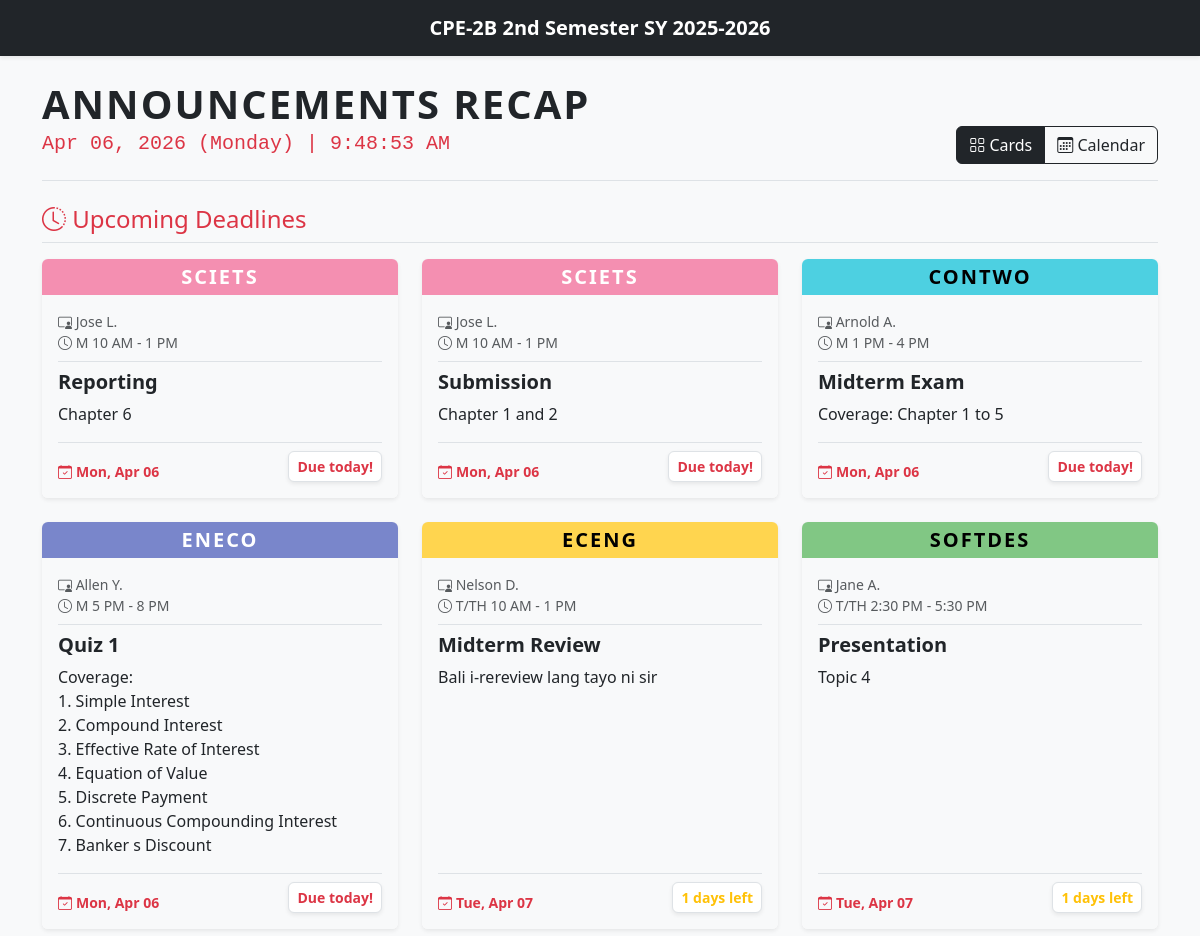
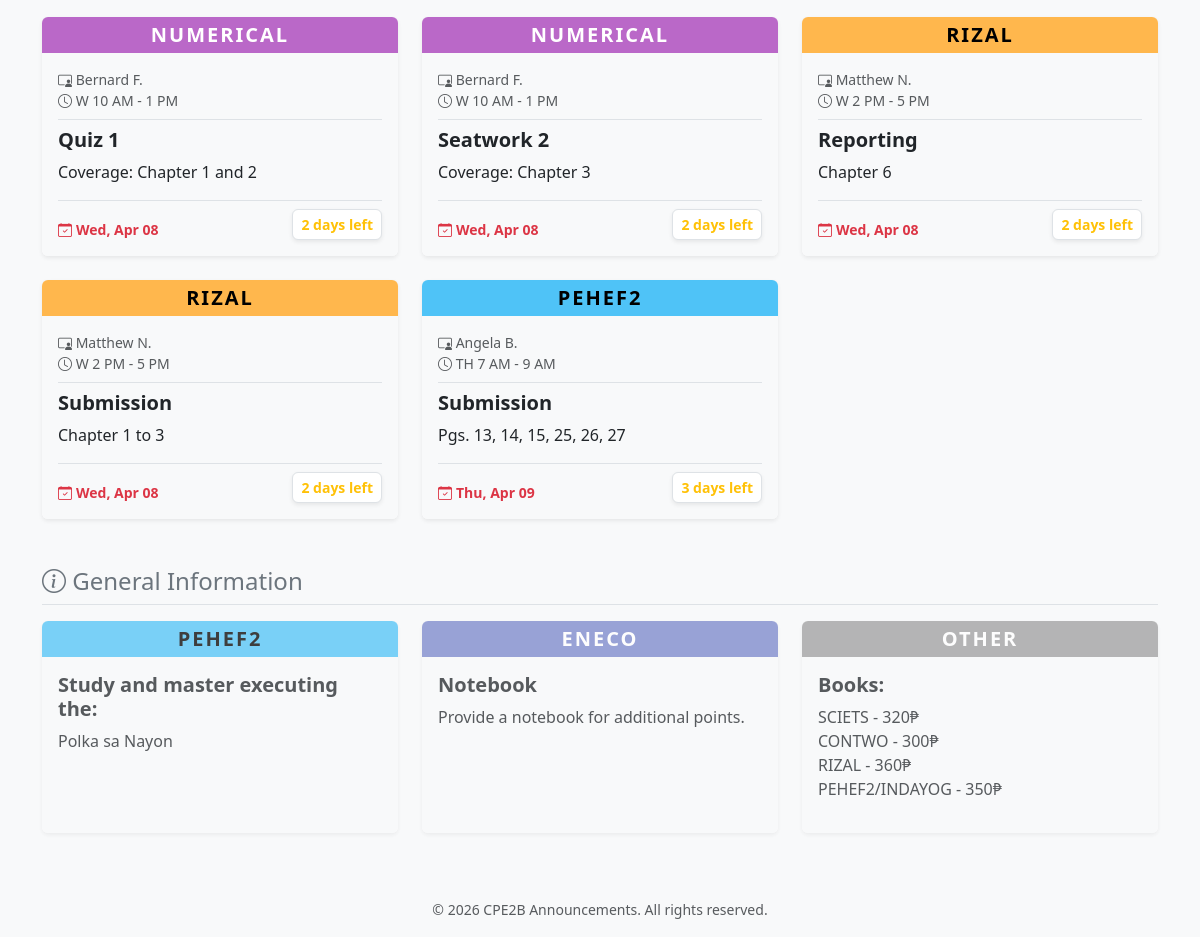
Before: / with the older database file (2 pictures, top to bottom).
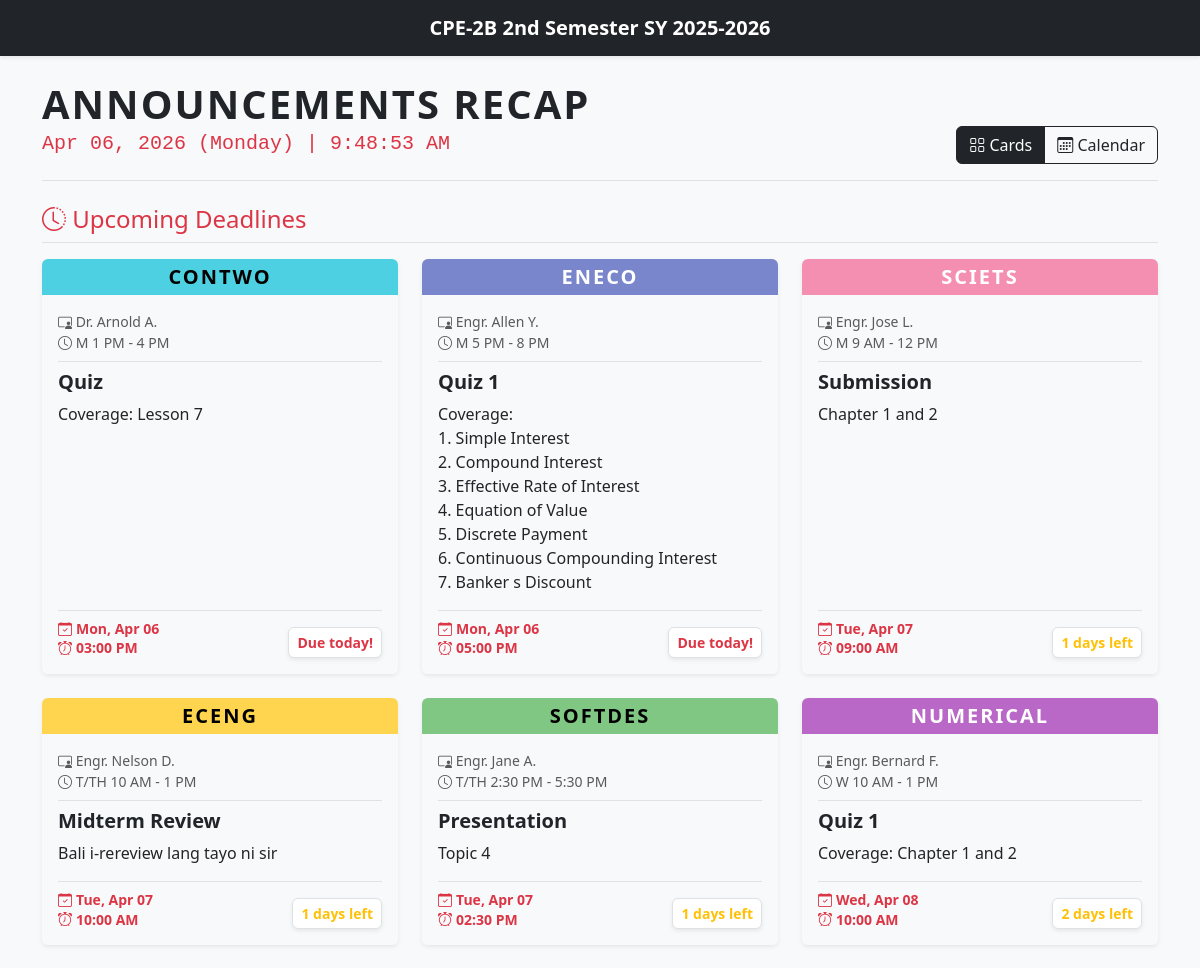
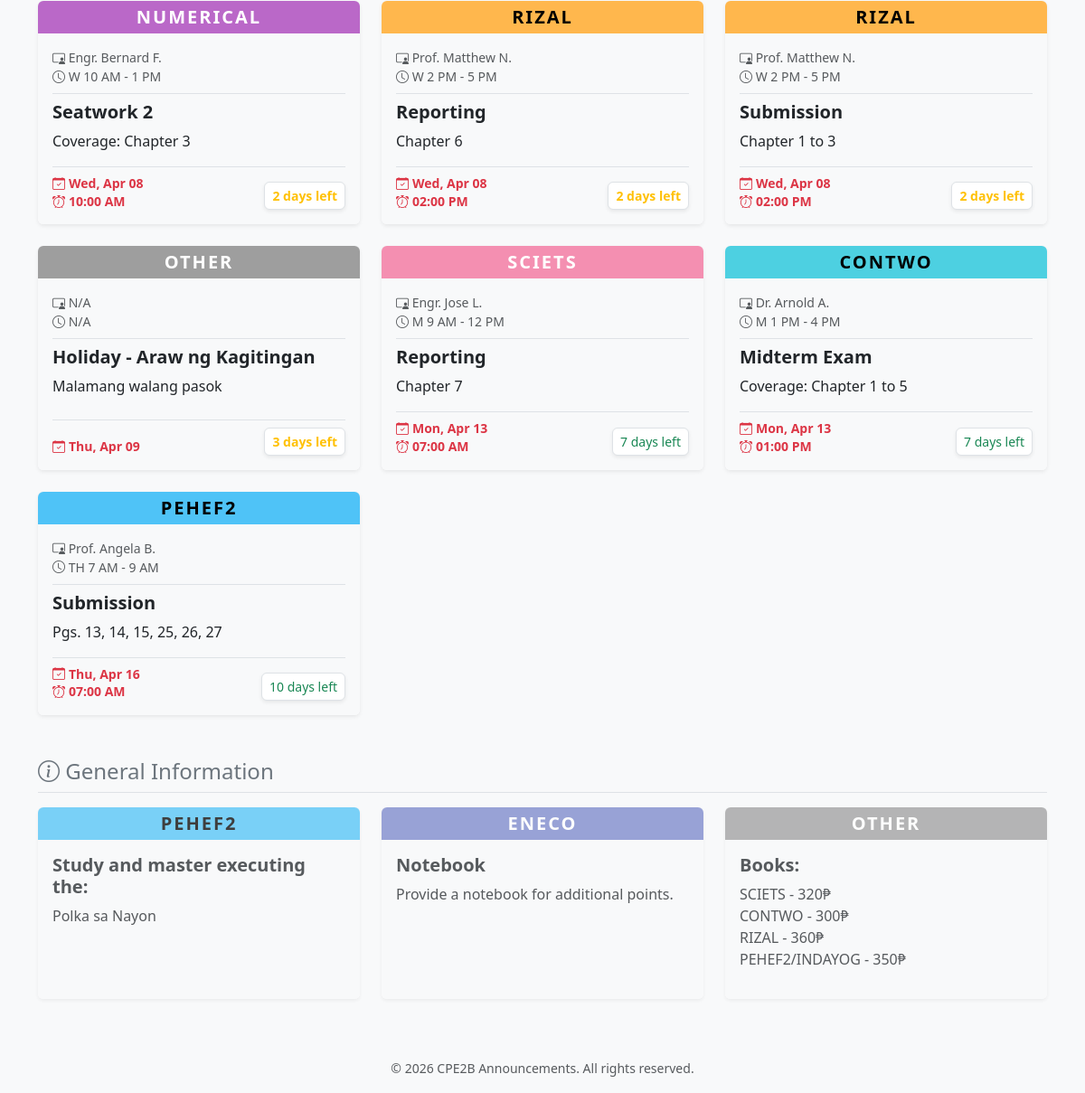
After: the same page with the newer database file (2 pictures, top to bottom).
### tables this page shows
CREATE TABLE IF NOT EXISTS `tbl_announcements` (
  `id` int NOT NULL AUTO_INCREMENT,
  `admin_id` int DEFAULT NULL,
  `subject_id` int DEFAULT NULL,
  `title` varchar(100) NOT NULL,
  `content` text NOT NULL,
  `due_date` date DEFAULT NULL,
  `due_time` time DEFAULT NULL,
  `end_date` date DEFAULT NULL,
  `status` enum('active','archived') DEFAULT 'active',
  `created_at` timestamp NULL DEFAULT CURRENT_TIMESTAMP,
  `updated_at` timestamp NULL DEFAULT CURRENT_TIMESTAMP ON UPDATE CURRENT_TIMESTAMP,
  PRIMARY KEY (`id`),
  KEY `admin_id` (`admin_id`),
  KEY `subject_id` (`subject_id`),
  KEY `idx_due_date` (`due_date`),
  KEY `idx_subject_status` (`subject_id`,`status`),
  CONSTRAINT `tbl_announcements_ibfk_1` FOREIGN KEY (`admin_id`) REFERENCES `tbl_admins` (`id`) ON DELETE SET NULL,
  CONSTRAINT `tbl_announcements_ibfk_2` FOREIGN KEY (`subject_id`) REFERENCES `tbl_subjects` (`id`) ON DELETE CASCADE
);

CREATE TABLE IF NOT EXISTS `tbl_subjects` (
  `id` int NOT NULL AUTO_INCREMENT,
  `code` varchar(20) NOT NULL,
  `name` varchar(100) NOT NULL,
  `professor` varchar(100) DEFAULT NULL,
  `schedule` varchar(100) DEFAULT NULL,
  `color_theme` varchar(50) DEFAULT 'bg-other',
  `status` enum('active','archived') DEFAULT 'active',
  `created_at` timestamp NULL DEFAULT CURRENT_TIMESTAMP,
  PRIMARY KEY (`id`)
);

### includes/helpers.php (called while the page is built, shortened)
<?php
function e($string)
{
    return htmlspecialchars($string ?? '', ENT_QUOTES, 'UTF-8');
}
function parseScheduleTime($schedule)
{
    if (preg_match('/(\d{1,2}(:\d{2})?\s*[AP]M)/i', $schedule, $matches)) {
        return strtotime($matches[1]);
    }
    return 9999999999;
}
function getActiveAnnouncements($pdo)
{
    $announcements = $pdo->query("SELECT a.*, s.code, s.name, s.professor, s.schedule, s.color_theme
                        FROM tbl_announcements a
                        LEFT JOIN tbl_subjects s ON a.subject_id = s.id
                        WHERE a.status = 'active' ORDER BY ISNULL(a.due_date), a.due_date ASC")->fetchAll();
    usort($announcements, function ($a, $b) {
        if ($a['due_date'] !== $b['due_date']) return 0;
        $timeA = parseScheduleTime($a['schedule']);
        $timeB = parseScheduleTime($b['schedule']);
        if ($timeA !== $timeB) return $timeA <=> $timeB;
        return strcmp($a['code'], $b['code']);
    });
    return $announcements;
}
function getDaysLeft(string $dueDate): array
{
    $today = new DateTime('today', new DateTimeZone('Asia/Manila'));
    $due   = new DateTime($dueDate, new DateTimeZone('Asia/Manila'));
    $diff  = (int) $today->diff($due)->format('%r%a');
    if ($diff > 3)       return ['label' => "{$diff} days left",  'class' => 'text-success'];
    if ($diff > 0)       return ['label' => "{$diff} days left",  'class' => 'text-warning fw-bold'];
    if ($diff === 0)     return ['label' => 'Due today!',         'class' => 'text-danger fw-bold'];
    return               ['label' => abs($diff) . 'd overdue',    'class' => 'text-danger text-decoration-line-through'];
}

### public/index.php (the view, shortened to what this page needs)
<?php
require_once __DIR__ . '/../includes/db.php';
require_once __DIR__ . '/../includes/helpers.php';
$announcements = getActiveAnnouncements($pdo);
$upcomingDeadlines = array_filter($announcements, fn($a) => !empty($a['due_date']));
$generalInfo = array_filter($announcements, fn($a) => empty($a['due_date']));
include __DIR__ . '/../includes/header.php';
?>
<div class="d-flex flex-column flex-md-row justify-content-between align-items-center align-items-md-end mb-4 mt-3 border-bottom pb-3 text-center text-md-start">
    <div class="mb-3 mb-md-0">
        <h1 class="display-6 fw-bold text-uppercase mb-0" style="letter-spacing: 2px;">Announcements Recap</h1>
        <h5 class="text-danger font-monospace mt-1">
            <?= date('M d, Y (l)') ?> | <span id="liveClock"><?= date('h:i:s A') ?></span>
        </h5>
    </div>
    <div class="btn-group" role="group">
        <button class="btn btn-outline-dark active" id="btn-card" onclick="toggleView('card')"><i class="bi bi-grid"></i> Cards</button>
        <button class="btn btn-outline-dark" id="btn-calendar" onclick="toggleView('calendar')"><i class="bi bi-calendar3"></i> Calendar</button>
    </div>
</div>
<div id="view-card">
    <h4 class="text-danger mb-3 border-bottom pb-2"><i class="bi bi-clock-history"></i> Upcoming Deadlines</h4>
    <div class="row row-cols-1 row-cols-md-2 row-cols-lg-3 g-4 mb-5">
        <?php foreach ($upcomingDeadlines as $row): ?>
            <?php $timeStatus = getDaysLeft($row['due_date']); ?>
            <div class="col">
                <div class="card h-100 shadow-sm border-0 announcement-card">
                    <div class="card-header border-0 text-center p-0">
                        <span class='badge w-100 py-2 fs-5 <?= e($row['color_theme']) ?>' style="border-radius: 6px 6px 0 0; letter-spacing: 2px;">
                            <?= e($row['code']) ?>
                        </span>
                    </div>
                    <div class="card-body pt-3 bg-light rounded-bottom d-flex flex-column">
                        <div class="text-muted small mb-2 border-bottom pb-2">
                            <i class="bi bi-person-video3"></i> <?= e($row['professor']) ?> <br>
                            <i class="bi bi-clock"></i> <?= e($row['schedule']) ?>
                        </div>
                        <h5 class="card-title fw-bold text-dark"><?= e($row['title']) ?></h5>
                        <div class="card-text mb-3 flex-grow-1"><?= nl2br(e($row['content'])) ?></div>
                        <div class="mt-auto pt-2 border-top d-flex justify-content-between align-items-end">
                            <div class="text-danger fw-bold small" style="line-height: 1.4;">
                                <?php if ($row['end_date']): ?>
                                    <div>
                                        <i class="bi bi-calendar-check me-1"></i><?= date('M d', strtotime($row['due_date'])) ?> - <?= date('M d, Y', strtotime($row['end_date'])) ?>
                                    </div>
                                <?php else: ?>
                                    <div>
                                        <i class="bi bi-calendar-check me-1"></i><?= date('D, M d', strtotime($row['due_date'])) ?>
                                    </div>
                                    <?php if (!empty($row['due_time'])): ?>
                                        <div>
                                            <i class="bi bi-alarm me-1"></i><?= date('h:i A', strtotime($row['due_time'])) ?>
                                        </div>
                                    <?php endif; ?>
                                <?php endif; ?>
                            </div>
                            <span class="small <?= $timeStatus['class'] ?> bg-white px-2 py-1 rounded border shadow-sm">
                                <?= $timeStatus['label'] ?>
                            </span>
                        </div>
                    </div>
                </div>
            </div>
        <?php endforeach; ?>
    </div>
    <h4 class="text-secondary mb-3 border-bottom pb-2"><i class="bi bi-info-circle"></i> General Information</h4>
    <div class="row row-cols-1 row-cols-md-2 row-cols-lg-3 g-4">
        <?php foreach ($generalInfo as $row): ?>
            <div class="col">
                <div class="card h-100 shadow-sm border-0 announcement-card opacity-75">
                    <div class="card-header border-0 text-center p-0">
                        <span class='badge w-100 py-2 fs-5 <?= e($row['color_theme']) ?>' style="border-radius: 6px 6px 0 0; letter-spacing: 2px;"><?= e($row['code']) ?></span>
                    </div>
                    <div class="card-body pt-3 bg-light rounded-bottom d-flex flex-column">
                        <h5 class="card-title fw-bold text-dark"><?= e($row['title']) ?></h5>
                        <div class="card-text mb-3 flex-grow-1"><?= nl2br(e($row['content'])) ?></div>
                    </div>
                </div>
            </div>
        <?php endforeach; ?>
    </div>
</div>
<?php include __DIR__ . '/../includes/footer.php'; ?>

### includes/header.php (shortened to what this page needs)
<?php
$isAdmin = isset($_SESSION['admin_id']);
?>
<!DOCTYPE html>
<html lang="en">
<head>
    <link href="https://cdn.jsdelivr.net/npm/bootstrap@5.3.0/dist/css/bootstrap.min.css" rel="stylesheet">
    <link rel="stylesheet" href="https://cdn.jsdelivr.net/npm/bootstrap-icons@1.10.5/font/bootstrap-icons.css">
    <link rel="stylesheet" href="/assets/css/style.css">
</head>
<body class="bg-light">
    <nav class="navbar navbar-expand-lg navbar-dark bg-dark mb-4 shadow-sm">
        <div class="container">
            <?php if ($isAdmin): ?>
                <a class="navbar-brand fw-bold" href="/admin/index.php"><i class="bi bi-shield-lock"></i> Admin Dashboard</a>
                <button class="navbar-toggler" type="button" data-bs-toggle="collapse" data-bs-target="#navbarNav">
                    <span class="navbar-toggler-icon"></span>
                </button>
                <div class="collapse navbar-collapse" id="navbarNav">
                    <ul class="navbar-nav ms-auto">
                        <li class="nav-item"><a class="nav-link" href="/public/index.php">Portal</a></li>
                        <li class="nav-item"><a class="nav-link" href="/admin/index.php">Announcements</a></li>
                        <li class="nav-item"><a class="nav-link" href="/admin/subjects.php">Subjects</a></li>
                        <li class="nav-item"><a class="nav-link" href="/admin/history.php">Audit Log</a></li>
                        <li class="nav-item ms-lg-3"><a class="nav-link text-danger fw-bold" href="/auth/logout.php">Logout</a></li>
                    </ul>
                </div>
            <?php else: ?>
                <a class="navbar-brand fw-bold mx-auto" href="/">CPE-2B 2nd Semester SY 2025-2026</a>
            <?php endif; ?>
        </div>
    </nav>
    <div class="container pb-5">
        <?php require_once __DIR__ . '/helpers.php';
        displayFlash(); ?>

### includes/footer.php (shortened to what this page needs)
</div>
<footer class="text-center py-3 text-muted mt-auto">
    <small>&copy; <?= date('Y') ?> <?= APP_NAME ?>. All rights reserved.</small>
</footer>
</body>
</html>

### assets/css/style.css (style rules this page uses)
body { background-color: #f8f9fa; font-family: "Segoe UI", Tahoma, Geneva, Verdana, sans-serif; }
.announcement-card { transition: transform 0.2s; }
.bg-sciets { background-color: #f48fb1 !important; color: #fff !important; }
.bg-contwo { background-color: #4dd0e1 !important; color: #000 !important; }
.bg-eneco { background-color: #7986cb !important; color: #fff !important; }
.bg-eceng { background-color: #ffd54f !important; color: #000 !important; }
.bg-softdes { background-color: #81c784 !important; color: #000 !important; }
.bg-numerical { background-color: #ba68c8 !important; color: #fff !important; }
.bg-rizal { background-color: #ffb74d !important; color: #000 !important; }
.bg-pehef2 { background-color: #4fc3f7 !important; color: #000 !important; }
.bg-other { background-color: #9e9e9e !important; color: #fff !important; }

Changed rows visible on the page:
added tbl_announcements: subject.code "CONTWO", subject.professor "Dr. Arnold A.", subject.schedule "M 1 PM - 4 PM", title "Quiz", content "Coverage: Lesson 7", due_date "Mon, Apr 06", due_time "03:00 PM", due_date "Due today!", shown under "Upcoming Deadlines"
changed tbl_announcements "M 5 PM - 8 PM": subject.professor "Allen Y." → "Engr. Allen Y."; due_time (not shown) → "05:00 PM"; moves up the list
changed tbl_announcements "Chapter 1 and 2": subject.professor "Jose L." → "Engr. Jose L."; subject.schedule "M 10 AM - 1 PM" → "M 9 AM - 12 PM"; due_date "Mon, Apr 06" → "Tue, Apr 07"; due_time (not shown) → "09:00 AM"; due_date "Due today!" → "1 days left"
changed tbl_announcements "Midterm Review": subject.professor "Nelson D." → "Engr. Nelson D."; due_time (not shown) → "10:00 AM"
changed tbl_announcements "Presentation": subject.professor "Jane A." → "Engr. Jane A."; due_time (not shown) → "02:30 PM"
changed tbl_announcements "Coverage: Chapter 1 and 2": subject.professor "Bernard F." → "Engr. Bernard F."; due_time (not shown) → "10:00 AM"
changed tbl_announcements "Seatwork 2": subject.professor "Bernard F." → "Engr. Bernard F."; due_time (not shown) → "10:00 AM"
changed tbl_announcements "Chapter 6": subject.professor "Matthew N." → "Prof. Matthew N."; due_time (not shown) → "02:00 PM"
changed tbl_announcements "Chapter 1 to 3": subject.professor "Matthew N." → "Prof. Matthew N."; due_time (not shown) → "02:00 PM"
added tbl_announcements: subject.code "OTHER", subject.professor "N/A", subject.schedule "N/A", title "Holiday - Araw ng Kagitingan", content "Malamang walang pasok", due_date "Thu, Apr 09", due_date "3 days left", shown under "Upcoming Deadlines"
changed tbl_announcements: subject.professor "Jose L." → "Engr. Jose L."; subject.schedule "M 10 AM - 1 PM" → "M 9 AM - 12 PM"; content "Chapter 6" → "Chapter 7"; due_date "Mon, Apr 06" → "Mon, Apr 13"; due_time (not shown) → "07:00 AM"; due_date "Due today!" → "7 days left"; moves down the list
changed tbl_announcements "Midterm Exam": subject.professor "Arnold A." → "Dr. Arnold A."; due_date "Mon, Apr 06" → "Mon, Apr 13"; due_time (not shown) → "01:00 PM"; due_date "Due today!" → "7 days left"; moves down the list
changed tbl_announcements "Pgs. 13, 14, 15, 25, 26, 27": subject.professor "Angela B." → "Prof. Angela B."; due_date "Thu, Apr 09" → "Thu, Apr 16"; due_time (not shown) → "07:00 AM"; due_date "3 days left" → "10 days left"
